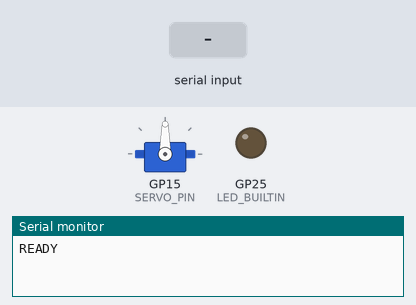
Recording of a sketch running on a simulated Raspberry Pi Pico. Shown: servo, output pins drawn as LEDs (lit = HIGH), the last lines printed to the serial monitor. The test bench sets the inputs (shaded band).

Above: at 2.2 s.
2.3 s: "P\n" received over Serial
At 3.1 s:
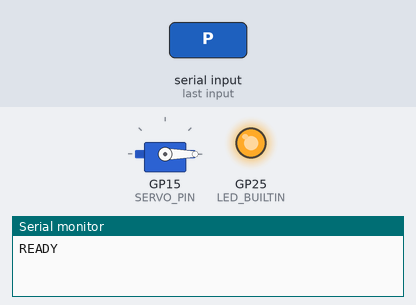
At 4.1 s:
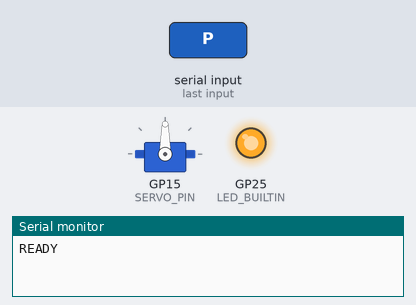
5.3 s: "N\n" received over Serial
At 6.0 s:
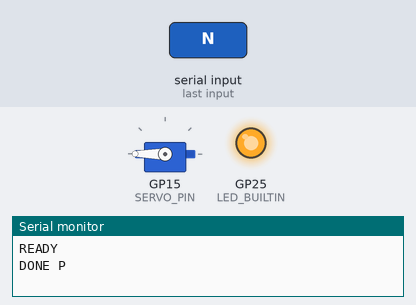
Timing chart, 0 to 8.8 s (numbered marks = the images above; inputs shaded):
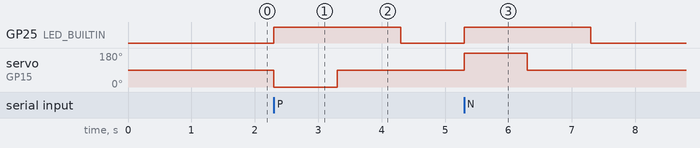

Measured:
- after the input at 2.3 s, GP25 (LED_BUILTIN): LOW → HIGH at once, → LOW 2.0 s later; servo on GP15 (SERVO_PIN): 90° → 0° at once, → 90° 1.0 s later
- after the input at 5.3 s, GP25 (LED_BUILTIN): LOW → HIGH at once, → LOW 2.0 s later; servo on GP15 (SERVO_PIN): 90° → 180° at once, → 90° 1.0 s later

The sketch:

sortify_lid.ino
```cpp
/**
 * Sortify bin lid controller (Arduino IDE).
 * Waits on USB serial (115200 baud) for a command from the YOLO detector:
 *   "P" = plastic      -> turn 90 degrees one way, then back to center
 *   "N" = not plastic  -> turn 90 degrees the other way, then back to center
 * Replies "DONE P" / "DONE N" when finished.
 *
 * Works on a Raspberry Pi Pico (built-in Servo library) or an ESP32
 * (install the "ESP32Servo" library from Library Manager first).
 */

#ifdef ESP32
#include <ESP32Servo.h>
#else
#include <Servo.h>
#endif

const int SERVO_PIN = 15;

const int CENTER = 90;
const int PLASTIC_POS = 0;        // 90 degrees one way from center
const int NOT_PLASTIC_POS = 180;  // 90 degrees the other way (swap these two if backwards)
const int MOVE_DELAY = 1000;      // ms to let the servo reach its position / let the item fall

Servo servo;

void tip(int pos) {
#ifdef LED_BUILTIN
  digitalWrite(LED_BUILTIN, HIGH);
#endif
  servo.write(pos);
  delay(MOVE_DELAY);
  servo.write(CENTER);
  delay(MOVE_DELAY);
#ifdef LED_BUILTIN
  digitalWrite(LED_BUILTIN, LOW);
#endif
}

void setup() {
  Serial.begin(115200);
#ifdef LED_BUILTIN
  pinMode(LED_BUILTIN, OUTPUT);
#endif

  // SG90 pulse range is roughly 500-2400 microseconds
  servo.attach(SERVO_PIN, 500, 2400);
  servo.write(CENTER);
  delay(MOVE_DELAY);

  Serial.println("READY");
}

void loop() {
  if (!Serial.available()) return;

  String line = Serial.readStringUntil('\n');
  line.trim();
  line.toUpperCase();

  if (line == "P") {
    tip(PLASTIC_POS);
    Serial.println("DONE P");
  } else if (line == "N") {
    tip(NOT_PLASTIC_POS);
    Serial.println("DONE N");
  }
}
```
